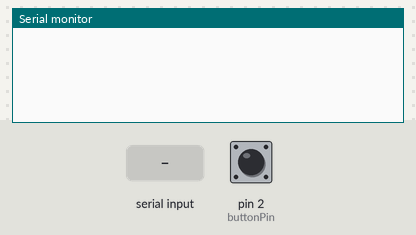
The sketch below on a simulated Arduino Leonardo, built with avr-gcc and run on an emulated ATmega32U4. On the bench: the last lines printed to the serial monitor. Inputs (shaded band) come from the test bench; at power-on: pin 2 (buttonPin) HIGH. USB keyboard and mouse output is not drawn.

Above: at 1.2 s.
1.3 s: "t" received over Serial
At 2.5 s:
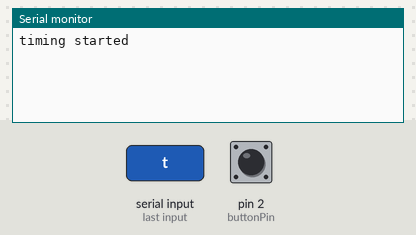
2.8 s: "n" received over Serial
At 3.3 s:
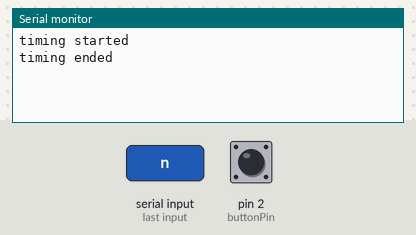

Measured:
- after the input at 1.3 s, the serial monitor: prints a new line at once (image 1)
- after the input at 2.8 s, the serial monitor: prints a new line after 0.05 s (image 2)

The sketch:

DomJ.ino
```cpp
#include <Keyboard.h>

const int buttonPin = 2;
const char keys[] = {
  // key value or https://www.arduino.cc/en/Reference/KeyboardModifiers
  KEY_LEFT_CTRL,
  KEY_LEFT_ALT,
  'l'
};

const long timing_check_interval = 1000;
long timing_check_left = 0;
bool timing_mode = false;

void setup() {
  Serial.begin(9600);
  Keyboard.begin();

  pinMode(buttonPin, INPUT_PULLUP);
  digitalWrite(buttonPin, HIGH);
}

void loop() {
  if (timing_mode) {

    if (LOW == digitalRead(buttonPin)) {
      Keyboard.press(KEY_RETURN);
    }
    while (LOW == digitalRead(buttonPin))
      ;

    Keyboard.releaseAll();

    timing_check_left--;
    if(timing_check_left == 0) {
      timing_check_left = timing_check_interval;
      if (Serial.available() > 0) {
        char inChar = Serial.read();
        if (inChar == 'n') {
          timing_mode = false;
          Serial.write("timing ended\n");
        }
      }
    }
  }
  else
  {
    if (Serial.available() > 0) {
      char inChar = Serial.read();
      if (inChar == 't') {
        timing_mode = true;
        timing_check_left = timing_check_interval;
        Serial.write("timing started\n");
      }
    }

    if (LOW == digitalRead(buttonPin)) {
      for (int i = 0; i < (sizeof(keys) / sizeof(keys[0])); i++) {
        Keyboard.press(keys[i]);
      }
      while (LOW == digitalRead(buttonPin))
        ;

      Keyboard.releaseAll();
    }
  }

}
```
